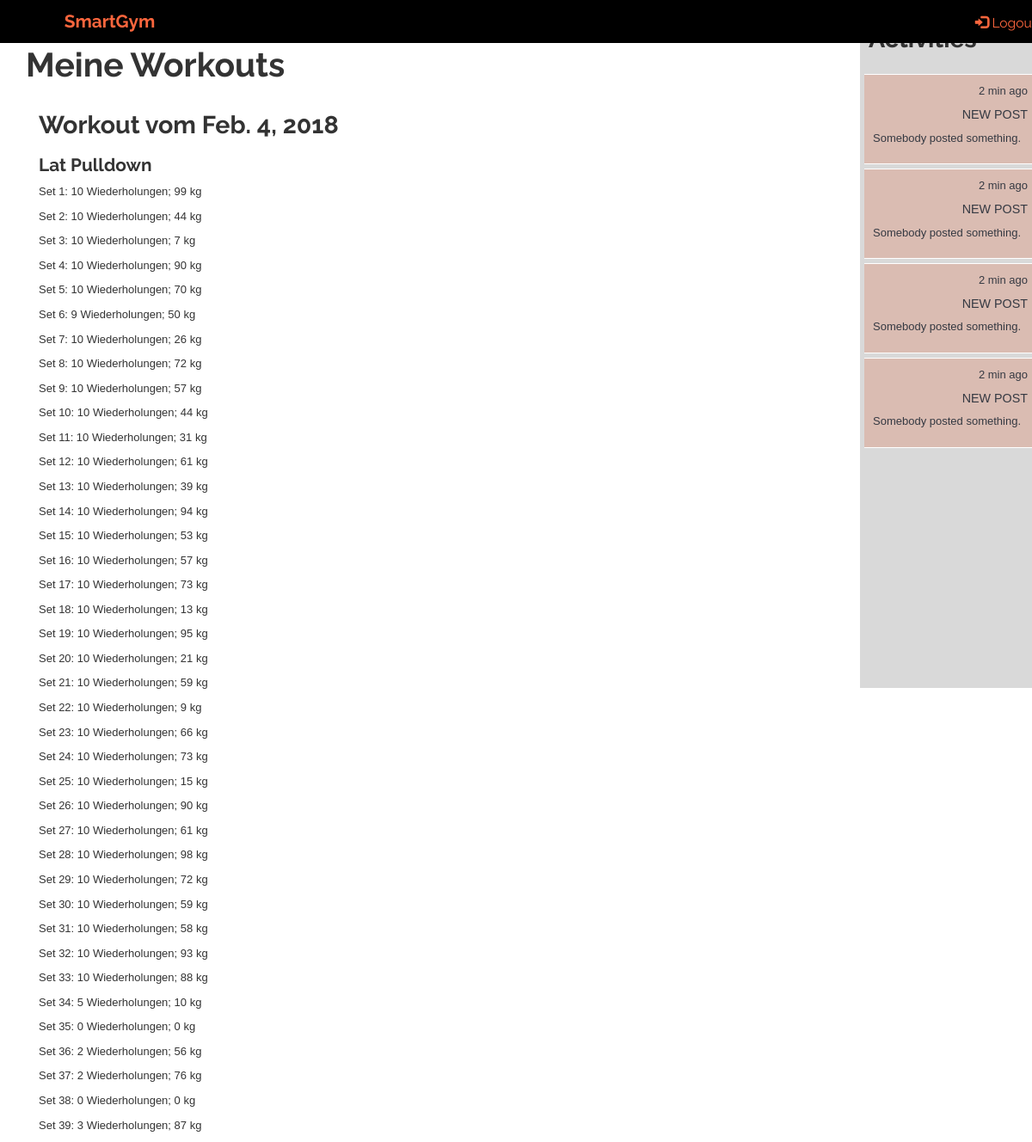
Screenshot of /tracker/training_units/1 (signed in) with the database file from the repository.
### tracker/models.py (models this page shows, shortened)
class TrainUnit(models.Model, LoginRequiredMixin):
    login_url = '/login/'
    id = models.UUIDField(primary_key=True, default=uuid.uuid4)
    start_time_date = models.DateTimeField(null=False, blank=False)
    end_time_date = models.DateTimeField(null=False, blank=False)
    date = models.DateField(null=False, blank=False)
    user = models.ForeignKey(UserProfile, on_delete=models.CASCADE)
    exercise_units = models.ManyToManyField('ExerciseUnit', related_name='+', blank=True)

class ExerciseUnit(models.Model):
    id = models.UUIDField(primary_key=True, default=uuid.uuid4)
    time_date = models.DateTimeField(null=False, blank=False)
    train_unit = models.ForeignKey(TrainUnit, on_delete=models.CASCADE)
    exercise = models.ForeignKey(Exercise, on_delete=models.CASCADE)

class Exercise(models.Model):
    name = models.CharField(max_length=100, primary_key=True)
    description = models.CharField(max_length=1000, help_text="Insert short description here.")
    muscles = models.ManyToManyField('Muscle', help_text="Muscles trained by the exercise.")
    equipment_machine = models.ManyToManyField('Equipment', help_text="Necessary equipment for the exercise.", blank=True)
    def __str__(self):
        return self.name

class Set(models.Model):
    id = models.UUIDField(primary_key=True, default=uuid.uuid4)
    date_time = models.DateTimeField(default=timezone.now, null=False, blank=False)
    exercise_unit = models.ForeignKey(ExerciseUnit, on_delete=models.CASCADE)
    repetitions = models.IntegerField(blank=False)
    weight = models.IntegerField(blank=False)

### tracker/views.py (the view)
# urls.py: url(r'^training_units/(?P<pk>\d+)$', views.TrainingUnitsList.as_view(), name='training_units'),
class TrainingUnitsList(LoginRequiredMixin, generic.ListView):
    model = TrainUnit
    context_object_name = 'training_units'
    template_name = 'tracker/User/training_units.html'
    def get_context_data(self, **kwargs):
        context = super().get_context_data(**kwargs)
        context['base_template'] = 'tracker/User/user_tracker_base.html'
        return context
    def get_queryset(self):
        return TrainUnit.objects.filter(user=self.request.user.userprofile)

### tracker/templates/tracker/User/training_units.html (shortened to what this page needs)
{% extends base_template %}
{% block extra_head %}
{% load static %}
<link rel="stylesheet" href="{% static 'css/style.css' %}">
{% endblock %}
{% block site_content %}
<div class="container background-col">
    <div class="row full-height">
        <div class="col-xs-12 col-sm-12 col-md-12 col-lg-12 padding-0">
            <div class="row row-eq-height">
                <h1>Meine Workouts</h1>
            </div>
        </div>
        <div class="col-xs-12 col-sm-12 col-md-12 col-lg-12">
            {% for train_unit in training_units %}
                <div class="row">
                    <h2>Workout vom {{ train_unit.date }}</h2>
                    {% for exercise_unit in train_unit.exercise_units.all %}
                        <h3>{{ exercise_unit.exercise }}</h3>
                        {% for set in exercise_unit.set_set.all %}
                            <p>Set {{ forloop.counter }}: {{ set.repetitions }} Wiederholungen; {{ set.weight }} kg</p>
                        {% endfor %}
                    {% endfor %}
                </div>
            {% endfor %}
        </div>
    </div>
</div>
{% endblock %}

### tracker/static/tracker/css/tracker_style.css (style rules this page uses)
html, body { height: 100%; min-height: 100%; width: 100%; min-width: 100%; margin: 0px; max-width: 100%; padding: 0px; font-family: TrajanPro-Regular, 'Lucida Grande', sans-serif; overflow-x: hidden; }
h2 { font-size: 2.0rem; }
body { padding-top: 50px; }
@media only screen and (min-width: 701px) and (max-width: 1280px) { html, body { font-size: 13px; } }
.full-height { min-height: 100%; height: 100%; }

### home/static/home/css/style.css (style rules this page uses)
html, body { height: 100%; min-height: 100%; width: 100%; min-width: 100%; margin: 0px; max-width: 100%; padding: 0px; font-family: TrajanPro-Regular, 'Lucida Grande', sans-serif; }
h1 { text-transform: capitalize; font-family: 'Raleway', sans-serif; font-weight: bold; margin-bottom: 1.0rem; font-size: 3.0rem; }
h2 { font-family: 'Raleway', sans-serif; font-weight: bold; font-size: 2.2rem; }
h3 { text-transform: capitalize; font-family: 'Raleway', sans-serif; font-weight: bold; font-size: 1.6rem; }
.row { height: auto; width: 100%; margin: 0px; padding: 0px; }
.full-height { height: 100vh; }
.padding-0 { padding: 0px; }

### rows the page displays
TrainUnit: date "Feb. 4, 2018"
ExerciseUnit: exercise "Lat Pulldown"
Set: repetitions "10", weight "99"
Set: repetitions "10", weight "44"
Set: repetitions "10", weight "7"
Set: repetitions "10", weight "90"
Set: repetitions "10", weight "70"
Set: repetitions "9", weight "50"
Set: repetitions "10", weight "26"
Set: repetitions "10", weight "72"
Set: repetitions "10", weight "57"
Set: repetitions "10", weight "44"
Set: repetitions "10", weight "31"
Set: repetitions "10", weight "61"
Set: repetitions "10", weight "39"
Set: repetitions "10", weight "94"
Set: repetitions "10", weight "53"
Set: repetitions "10", weight "57"
Set: repetitions "10", weight "73"
Set: repetitions "10", weight "13"
Set: repetitions "10", weight "95"
Set: repetitions "10", weight "21"
Set: repetitions "10", weight "59"
Set: repetitions "10", weight "9"
Set: repetitions "10", weight "66"
Set: repetitions "10", weight "73"
Set: repetitions "10", weight "15"
Set: repetitions "10", weight "90"
Set: repetitions "10", weight "61"
Set: repetitions "10", weight "98"
Set: repetitions "10", weight "72"
Set: repetitions "10", weight "59"
Set: repetitions "10", weight "58"
Set: repetitions "10", weight "93"
Set: repetitions "10", weight "88"
Set: repetitions "5", weight "10"
Set: repetitions "0", weight "0"
Set: repetitions "2", weight "56"
Set: repetitions "2", weight "76"
Set: repetitions "0", weight "0"
Set: repetitions "3", weight "87"
